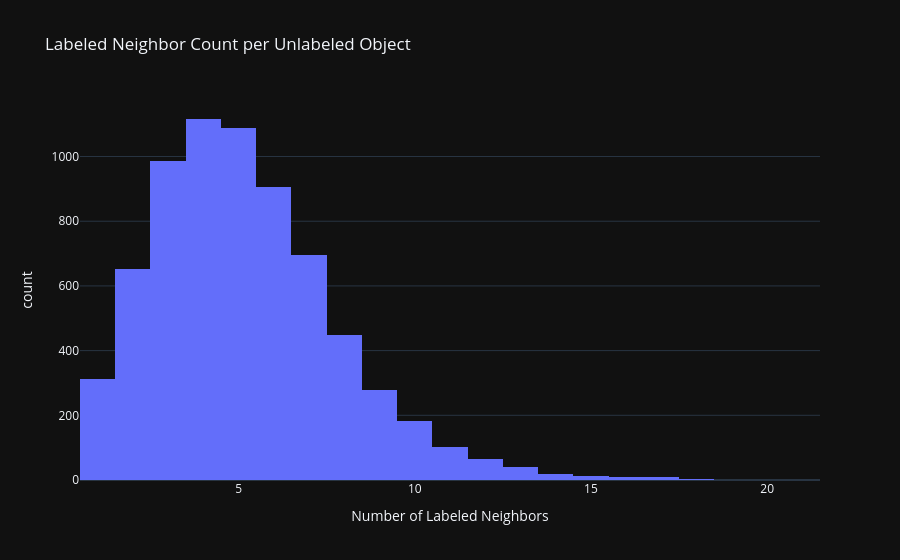

The code cell stored with this chart in its notebook:
### Markdown cell above
### 1.6 Neighbor Tag Profile per Unlabeled Object

### Code cell
# For every unlabeled node, count how many labeled neighbors it has (src or dst)
src_neighbors = rules[['src_obj_id','dst_obj_id']].rename(columns={'src_obj_id':'obj_id','dst_obj_id':'neighbor'})
dst_neighbors = rules[['src_obj_id','dst_obj_id']].rename(columns={'dst_obj_id':'obj_id','src_obj_id':'neighbor'})
all_neighbors = pd.concat([src_neighbors, dst_neighbors], ignore_index=True)

all_neighbors['neighbor_tag'] = all_neighbors['neighbor'].map(tag_map)
labeled_neighbor_counts = (
    all_neighbors[all_neighbors['obj_id'].isin(unlabeled_ids)]
    .dropna(subset=['neighbor_tag'])
    .groupby('obj_id')['neighbor_tag']
    .count()
)

no_labeled_neighbor = len(unlabeled_ids) - len(labeled_neighbor_counts)
print(f"Unlabeled objects with ≥1 labeled neighbor : {len(labeled_neighbor_counts)}")
print(f"Unlabeled objects with NO labeled neighbor  : {no_labeled_neighbor}  ← cold-start problem")

fig = px.histogram(
    labeled_neighbor_counts.reset_index(name='count'),
    x='count',
    nbins=40,
    title='Labeled Neighbor Count per Unlabeled Object',
    labels={'count': 'Number of Labeled Neighbors'},
)
fig.show()

### Figure 1 — Plotly figure (JSON) as saved in the notebook; plotly's stock layout.template omitted (floating-point values rounded to 4 significant figures; data arrays with more than 128 entries replaced by an {"elided": "..."} marker saying what was removed)
{"data": [{"bingroup": "x", "hovertemplate": "Number of Labeled Neighbors=%{x}<br>count=%{y}<extra></extra>", "legendgroup": "", "marker": {"color": "#636efa", "pattern": {"shape": ""}}, "name": "", "nbinsx": 40, "orientation": "v", "showlegend": false, "x": {"elided": "6923 int values"}, "xaxis": "x", "yaxis": "y", "type": "histogram"}], "layout": {"xaxis": {"anchor": "y", "domain": [0, 1], "title": {"text": "Number of Labeled Neighbors"}}, "yaxis": {"anchor": "x", "domain": [0, 1], "title": {"text": "count"}}, "legend": {"tracegroupgap": 0}, "title": {"text": "Labeled Neighbor Count per Unlabeled Object"}, "barmode": "relative"}}
